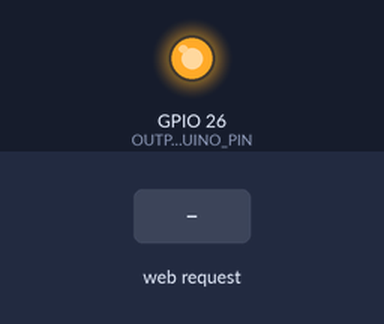
The sketch below on a simulated ESP32. Parts: output pins drawn as LEDs (lit = HIGH). The inputs (shaded band) are chosen by the test bench. WiFi joins after 1.5 s; servers stay silent unless stated; what the sketch prints to the serial monitor is not drawn.

Above: at 2.7 s.
2.8 s: HTTP request GET /on received
At 3.8 s:
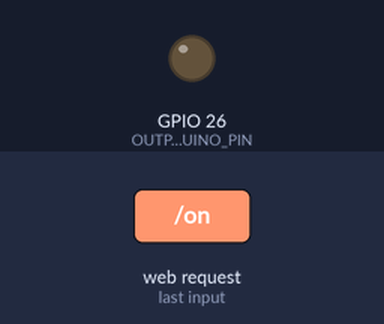
4.3 s: HTTP request GET /off received
At 4.9 s:
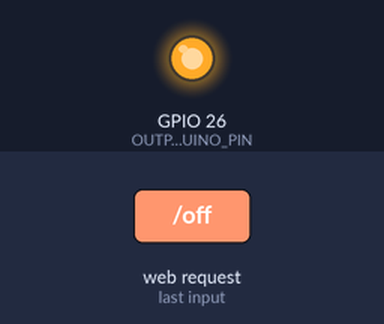
Timing chart, 0 to 7.3 s (numbered marks = the images above; inputs shaded):
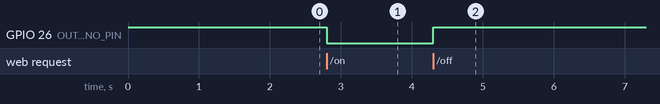

Measured:
- after the input at 2.8 s, GPIO 26 (OUTPUT_ARDUINO_PIN): HIGH → LOW at once
- after the input at 4.3 s, GPIO 26 (OUTPUT_ARDUINO_PIN): LOW → HIGH at once

The sketch:

art_ultrasound_fixed.ino
```cpp
#include <WiFi.h>
#include <WiFiClient.h>
#include <WebServer.h>

#define OUTPUT_ARDUINO_PIN 26

const char *ssid = "TFGYunGarcia";
const char *password = "161747ICHAG";

IPAddress staticIP(192, 168, 1, 10);
IPAddress gateway(192, 168, 1, 1);
IPAddress subnet(255, 255, 255, 0);

WebServer server(80);
int stimulate = 0;

void handleOnRequest() {
  Serial.println("Ultrasonido ON");
  stimulate = 1;
  server.send(200, "text/plain", "Ultrasound ON");
}

void handleOffRequest() {
  Serial.println("Ultrasonido OFF");
  stimulate = 0;
  server.send(200, "text/plain", "Ultrasound OFF");
}

void setup() {
  Serial.begin(115200);

  pinMode(OUTPUT_ARDUINO_PIN, OUTPUT);
  digitalWrite(OUTPUT_ARDUINO_PIN, HIGH);

  if (!WiFi.config(staticIP, gateway, subnet)) {
    Serial.println("Error configurando IP estática.");
  }

  WiFi.begin(ssid, password);
  Serial.println("Buscando el Hotspot...");

  while (WiFi.status() != WL_CONNECTED) {
    delay(500);
    Serial.print("Conectando....");
  }

  Serial.println("\nConectado al Hotspot");
  Serial.print("Mi IP es: ");
  Serial.println(WiFi.localIP());

  server.on("/on", HTTP_GET, handleOnRequest);
  server.on("/off", HTTP_GET, handleOffRequest);
  server.begin();
}

void loop() {
  server.handleClient();

  if (stimulate){
    digitalWrite(OUTPUT_ARDUINO_PIN, LOW);
  } else {
    digitalWrite(OUTPUT_ARDUINO_PIN, HIGH);
  }
}
```
